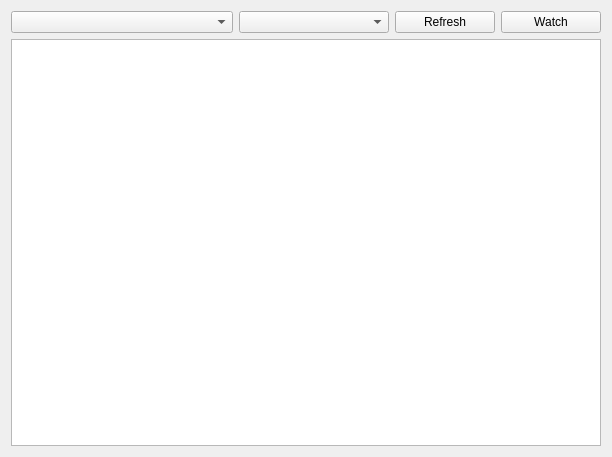
<?xml version="1.0" encoding="UTF-8"?>
<ui version="4.0">
 <class>Form</class>
 <widget class="QWidget" name="Form">
  <property name="geometry">
   <rect>
    <x>0</x>
    <y>0</y>
    <width>612</width>
    <height>457</height>
   </rect>
  </property>
  <property name="windowTitle">
   <string>Serial Watch</string>
  </property>
  <layout class="QVBoxLayout" name="verticalLayout">
   <item>
    <layout class="QHBoxLayout" name="horizontalLayout">
     <item>
      <widget class="QComboBox" name="port_selector"/>
     </item>
     <item>
      <widget class="QComboBox" name="baudrate_selector">
       <property name="maximumSize">
        <size>
         <width>150</width>
         <height>16777215</height>
        </size>
       </property>
       <property name="sizeAdjustPolicy">
        <enum>QComboBox::AdjustToContents</enum>
       </property>
      </widget>
     </item>
     <item>
      <widget class="QPushButton" name="btn_refresh">
       <property name="maximumSize">
        <size>
         <width>100</width>
         <height>16777215</height>
        </size>
       </property>
       <property name="text">
        <string>Refresh</string>
       </property>
      </widget>
     </item>
     <item>
      <widget class="QPushButton" name="btn_watch">
       <property name="maximumSize">
        <size>
         <width>100</width>
         <height>16777215</height>
        </size>
       </property>
       <property name="text">
        <string>Watch</string>
       </property>
      </widget>
     </item>
    </layout>
   </item>
   <item>
    <widget class="QTextEdit" name="serial_data"/>
   </item>
  </layout>
 </widget>
 <resources/>
 <connections/>
</ui>
